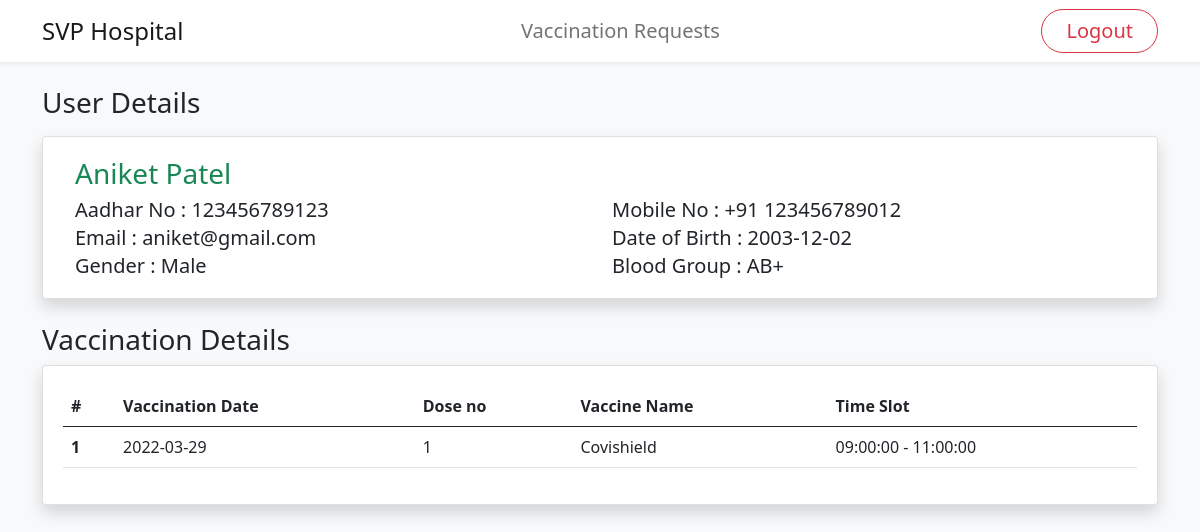
The page /vaccination_centre/viewRequest.php?vaccination_id=8 (signed in) on the database its author committed.
### tables this page shows
CREATE TABLE `vaccination_requests` (
  `vaccination_id` int(11) NOT NULL,
  `vaccination_date` date NOT NULL,
  `dose_no` int(2) NOT NULL,
  `vaccination_status` text NOT NULL,
  `user_id` int(11) NOT NULL,
  `member_id` int(11) DEFAULT NULL,
  `vc_id` int(11) NOT NULL,
  `vaccine_type` int(11) NOT NULL,
  `time_slot` int(11) NOT NULL
);

CREATE TABLE `users` (
  `user_id` int(11) NOT NULL,
  `password` varchar(25) NOT NULL,
  `user_name` text NOT NULL,
  `user_aadhar_no` bigint(12) NOT NULL,
  `mobile_no` bigint(10) NOT NULL,
  `user_email` text NOT NULL,
  `user_dob` date NOT NULL,
  `user_gender` tinytext NOT NULL,
  `user_blood_group` varchar(3) NOT NULL,
  `aadhar_document_name` text DEFAULT NULL
);

CREATE TABLE `vaccine_type` (
  `vaccine_id` int(11) NOT NULL,
  `vaccine_name` text NOT NULL
);

CREATE TABLE `time_slot` (
  `time_slot_id` int(11) NOT NULL,
  `time_from` time NOT NULL,
  `time_to` time NOT NULL
);

### vaccination_centre/viewRequest.php (the view, shortened to what this page needs)
<?php include('./includes/header.php'); ?>
<?php include('./includes/navigation.php'); ?>
<?php include('./includes/db.php'); ?>
<?php
    $vaccination_id = $_GET['vaccination_id'];
    $query = "SELECT * FROM vaccination_requests INNER JOIN users ON users.user_id = vaccination_requests.user_id WHERE vaccination_id = $vaccination_id";
    $getDetails = mysqli_query($connection,$query);
    while($row=mysqli_fetch_assoc($getDetails)){
        $user_name = $row['user_name'];
        $user_aadhar_no = $row['user_aadhar_no'];
        $mobile_no = $row['mobile_no'];
        $user_email = $row['user_email'];
        $user_dob = $row['user_dob'];
        $user_gender = $row['user_gender'];
        $user_blood_group = $row['user_blood_group'];
    }
?>
    <div class="container mt-4">
        <div class="d-flex justify-content-between">
            <h3>User Details</h3>
        </div>
        <div class="card mt-2 px-3 py-1 shadow">
            <div class="card-body row">
                <div class="col">
                    <div class="row">
                        <div class="col">
                            <h3 class='card-title text-success'><?php echo $user_name;?></h3>
                        </div>
                    </div>
                    <div class="row mb-1">
                        <div class="col">
                            <h5 class="card-text">Aadhar No : <?php echo $user_aadhar_no; ?></h5>
                        </div>
                        <div class="col">
                            <h5 class="card-text">Mobile No : +91 <?php echo $mobile_no; ?></h5>
                        </div>
                    </div>
                    <div class="row mb-1">
                        <div class="col">
                            <h5 class="card-text">Email : <?php echo $user_email; ?></h5>
                        </div>
                        <div class="col">
                            <h5 class="card-text">Date of Birth : <?php echo $user_dob; ?></h5>
                        </div>
                    </div>
                    <div class="row">
                        <div class="col">
                            <h5 class="card-text">Gender : <?php echo $user_gender; ?></h5>
                        </div>
                        <div class="col">
                            <h5 class="card-text">Blood Group : <?php echo $user_blood_group; ?></h5>
                        </div>
                    </div>
                </div>
            </div>
        </div>
    </div>
    <div class="container mt-4">
        <h3>Vaccination Details</h3>
        <div class="card mt-2 px-3 py-1 shadow">
            <div class="card-body row">
                <table class="table">
                    <thead>
                        <tr>
                            <th scope="col">#</th>
                            <th scope="col">Vaccination Date</th>
                            <th scope="col">Dose no</th>
                            <th scope="col">Vaccine Name</th>
                            <th scope="col">Time Slot</th>
                        </tr>
                    </thead>
                    <tbody>
                        <?php
                        $query = "SELECT * FROM vaccination_requests INNER JOIN users ON users.user_id = vaccination_requests.user_id INNER JOIN vaccine_type ON vaccine_type.vaccine_id = vaccination_requests.vaccine_type INNER JOIN time_slot ON time_slot.time_slot_id = vaccination_requests.time_slot WHERE vaccination_id = '{$vaccination_id}'";
                        $allTestings = mysqli_query($connection,$query);
                        $index = 1;
                        while($row = mysqli_fetch_assoc($allTestings)){
                            $date = $row['vaccination_date'];
                            $dose_no = $row['dose_no'];
                            $vaccine_name = $row['vaccine_name'];
                            $time_from = $row['time_from'];
                            $time_to = $row['time_to'];
                            ?>
                            <tr>
                                <th scope="row"><?php echo $index;?></th>
                                <td><?php echo $date;?></td>
                                <td><?php echo $dose_no;?></td>
                                <td><?php echo $vaccine_name;?></td>
                                <td><?php echo $time_from . " - " . $time_to;?></td>
                            </tr>
                        <?php
                        $index++;
                        } ?>
                    </tbody>
                </table>
            </div>
        </div>
    </div>

### rows shown on the page
vaccination_requests: user.user_name "Aniket Patel", user.user_aadhar_no "123456789123", user.mobile_no "123456789012", user.user_email "aniket@gmail.com", user.user_dob "2003-12-02", user.user_gender "Male", user.user_blood_group "AB+", vaccination_date "2022-03-29", dose_no "1", vaccine_type.vaccine_name "Covishield", time_slot.time_from "09:00:00", time_slot.time_to "11:00:00"

### other values the page prints
$global_vc_name "SVP Hospital"
